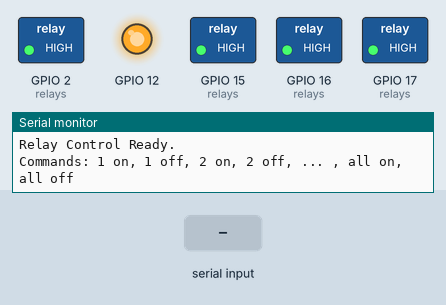
Recording of a sketch running on a simulated ESP32. Shown: switched loads named in the sketch (green lamp = pin HIGH), output pins drawn as LEDs (lit = HIGH), the last lines printed to the serial monitor. Inputs (shaded band) come from the test bench.

Above: at 1.2 s.
1.3 s: "all on\n" received over Serial
At 2.2 s:
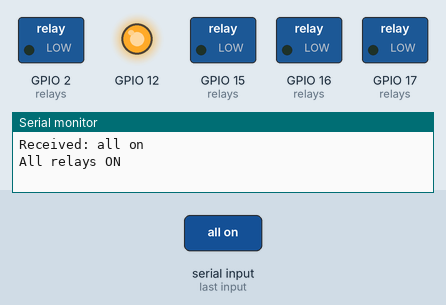
2.8 s: "30,150\n" received over Serial
At 3.4 s:
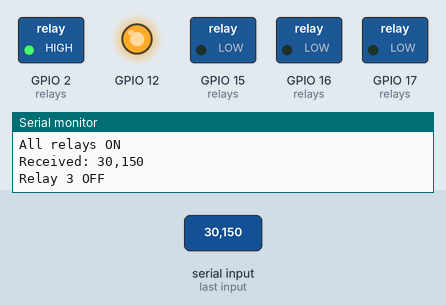
4.3 s: "200\n" received over Serial
At 5.7 s:
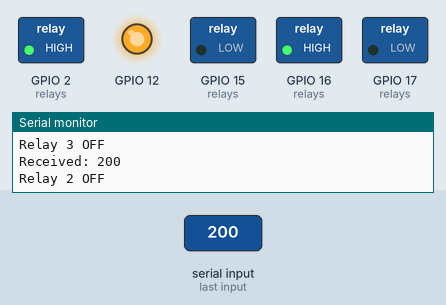
Timing chart, 0 to 7.3 s (numbered marks = the images above; inputs shaded):
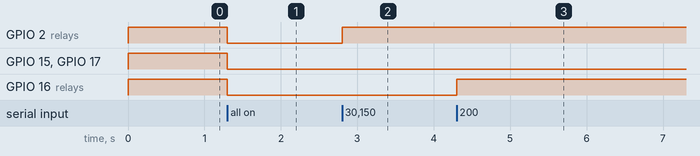

Measured:
- after the input at 1.3 s, GPIO 2 (relays), GPIO 15 (relays), GPIO 16 (relays), GPIO 17 (relays): HIGH → LOW at once
- after the input at 2.8 s, GPIO 2 (relays): LOW → HIGH at once
- after the input at 4.3 s, GPIO 16 (relays): LOW → HIGH at once

The sketch:

Lights.ino
```cpp
//*******************************************************************************//
//*     TITLE: Serial-Based Relay Control of Lights                              *//
//*     AUTHORS: Mohamed Montasser & Omar Emad                                   *//
//*     DATE: 26/JAN/2026                                                        *//
//*     DESCRIPTION:                                                             *
//*     This program controls four relays connected to an ESP32 using commands   *
//*     sent through the Serial Monitor. Each relay corresponds to a motion      *
//*     direction of the robot (Front, Back, Left, Right).                       *
//*                                                                              *
//*     The relay module is active-low, where:                                   *
//*         LOW  -> Relay ON                                                     *
//*         HIGH -> Relay OFF                                                    *
//*                                                                              *
//*     The program supports:                                                    *
//*       - Individual direction control using commands:                         *
//*           "1 1", "2 0", etc.                                                 *
//*       - Global control using commands:                                       *
//*           "all on", "all off"                                                *
//*                                                                              *
//*******************************************************************************//

#define RELAY1 17   // FRONT
#define RELAY2 16   // RIGHT
#define RELAY3 2    // LEFT
#define RELAY4 15   // BACK

int relays[4] = {RELAY1, RELAY2, RELAY3, RELAY4};

String command = "";

void setup() {
  Serial.begin(115200);

  for (int i = 0; i < 4; i++) {
    pinMode(relays[i], OUTPUT);
    digitalWrite(relays[i], HIGH);  // All OFF initially
  }
  pinMode(12, OUTPUT);
  digitalWrite(12, HIGH);
  Serial.println("Relay Control Ready.");
  Serial.println("Commands: 1 on, 1 off, 2 on, 2 off, ... , all on, all off");
}

void loop() {
  if (Serial.available()) {
    command = Serial.readStringUntil('\n');
    command.trim();   // Remove spaces and \r

    Serial.print("Received: ");
    Serial.println(command);

    // === ALL ON ===
    if (command.equalsIgnoreCase("all on")) {
      for (int i = 0; i < 4; i++) digitalWrite(relays[i], LOW);
      Serial.println("All relays ON");
    }

    // === ALL OFF ===
    else if (command.equalsIgnoreCase("all off")) {
      for (int i = 0; i < 4; i++) digitalWrite(relays[i], HIGH);
      Serial.println("All relays OFF");
    }

    // === Individual control ===
    else {
      int channel = command.charAt(0) - '0';  // '1' -> 1, '2' -> 2, etc.

      if (channel >= 1 && channel <= 4) {
        if (command.endsWith("1")) {
          digitalWrite(relays[channel - 1], LOW);
          Serial.print("Relay ");
          Serial.print(channel);
          Serial.println(" ON");        }
        else if (command.endsWith("0")) {
          digitalWrite(relays[channel - 1], HIGH);
          Serial.print("Relay ");
          Serial.print(channel);
          Serial.println(" OFF");        }
        else {
          Serial.println("Invalid command format.");
        }
      }
      else {
        Serial.println("Invalid relay number. Use 1 to 4.");
      }
    }
  }
}
```
